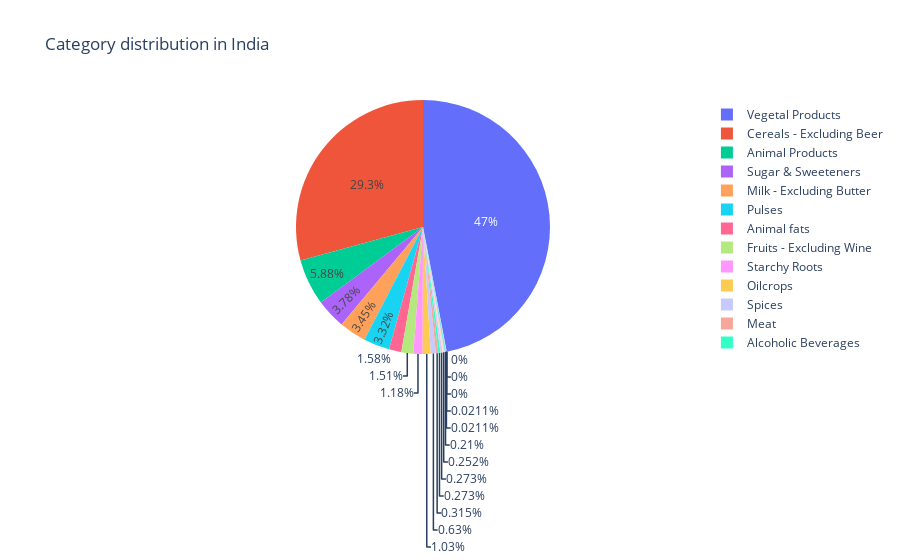

Notebook code for this chart:
### Code cell
india  = df[df['Country']=='India'].iloc[:,1:22]
fig = go.Figure(
    data=[
        go.Pie(labels=india.T.index.tolist(), values=india.iloc[0,:].tolist())
    ],
    layout=go.Layout(
        title="Category distribution in India",
       
    )
)

fig.show()

### Figure 1 — Plotly figure (JSON) as saved in the notebook; plotly's stock layout.template omitted (floating-point values rounded to 4 significant figures)
{"data": [{"labels": ["Alcoholic Beverages", "Animal Products", "Animal fats", "Aquatic Products, Other", "Cereals - Excluding Beer", "Eggs", "Fish, Seafood", "Fruits - Excluding Wine", "Meat", "Milk - Excluding Butter", "Miscellaneous", "Offals", "Oilcrops", "Pulses", "Spices", "Starchy Roots", "Stimulants", "Sugar Crops", "Sugar & Sweeteners", "Treenuts", "Vegetal Products"], "type": "pie", "values": [0.2582, 5.562, 1.49, 0, 27.65, 0.2384, 0.2582, 1.43, 0.298, 3.258, 0, 0.0199, 0.9734, 3.139, 0.5959, 1.112, 0.0199, 0, 3.576, 0.1986, 44.44]}], "layout": {"title": {"text": "Category distribution in India"}}}
